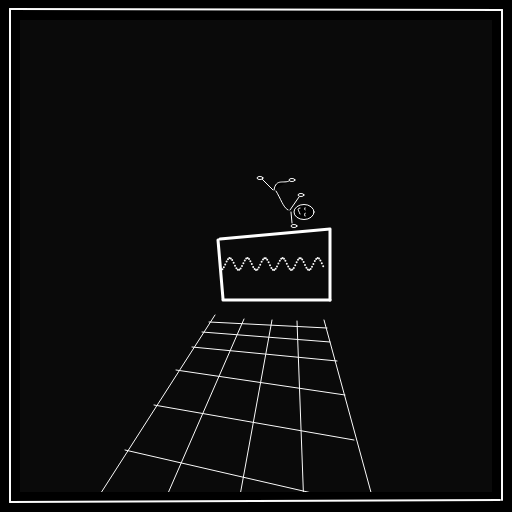
Frame 1 (no input)
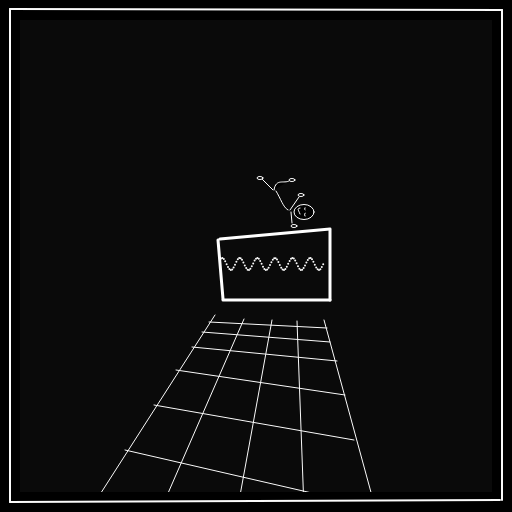
Frame 60 (no input)
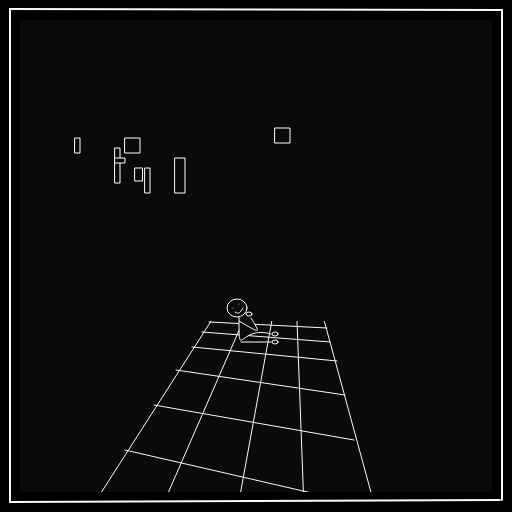
Frame 120 (the mouse pressed at the canvas centre since frame 60)

The p5.js sketch that drew these frames (run headless with seeded random() and noise() and a simulated clock; from frame 60 on, the mouse is pressed at the canvas centre):

// p5.js sketch
// ── sketch.js
//Salazar Bocos Luana.
//Obra inspirada en Georg Nees.

// Variable para line en velocidad.
let x = 0; 

//Variables para rects en velocidad.
let velocidad = 0.5;
let radioMayor = 15;
let y = radioMayor;





function setup() { createCanvas(512, 512);}

function draw() {
  background(10);

  //marco "puerta".
  push();
  fill(255);
  stroke(255);
  strokeWeight(3);
  line(220, 239, 330, 229);
  line(223, 300, 330, 300);
  line(218, 240, 223, 299);
  line(330, 230, 330, 300);
  pop();

  //PISO BAJO
  //rayas diagonales.
  fill(250);
  stroke(250);
  strokeWeight(1);
  line(215, 315, 90, 510);
  line(324, 320, 375, 507);
  line(244, 319, 162, 507);
  line(272, 320, 237, 512);
  line(297, 321, 304, 509);

  //rayas horizontales.
  line(209, 322, 327, 328);
  line(202, 332, 330, 342);
  line(192, 347, 337, 361);
  line(176, 370, 345, 395);
  line(154, 405, 354, 440);
  line(125, 450, 377, 508);

  
  //marco lienzo.
  push();
  fill(0);
  stroke(0);
  strokeWeight(40);
  line(0, 0, 0, 512);
  line(0, 512, 512, 512);
  line(512, 512, 512, 0);
  line(0, 0, 512, 0);
  pop();

  push();
  fill(250);
  stroke(250);
  strokeWeight(2);
  line(10, 9, 502, 10);
  line(502, 10, 502, 500);
  line(500, 500, 10, 502);
  line(10, 502, 10, 9);
  pop();

  
  //persona 1.
  push();
  fill(0);
  stroke(255);
  ellipse(294, 226, 6, 3);
  ellipse(304, 212, 20, 15);
  line(292, 223, 291, 212);
  line(290, 210, 299, 197);
  bezier(288, 210, 283, 207, 281, 199, 276, 191);
  bezier(274, 190, 276, 178, 284, 184, 289, 181);
  line(273, 190, 260, 177);
  ellipse(301, 195, 6, 3);
  ellipse(292, 180, 6, 3);
  ellipse(260, 178, 6, 3);
  bezier(305, 208, 305, 207, 304, 210, 305, 210);
  bezier(305, 213, 305, 214, 304, 214, 305, 216);
  bezier(300, 208, 297, 209, 298, 209, 300, 214);
  pop();
  
  
  //Si el mouse se presiona: superpone "puerta".
  push();
  if (mouseIsPressed) 
  {
  
    rectMode(CENTER);
    fill(10);
    stroke(10);
    rect(265, 196, 100, 63);

    fill(255);
    stroke(255);
    line(218, 240, 223, 299);
  }
  pop();

  
  //Si el mouse se presiona: Rects con velocidad
  push();
  y += velocidad;
  if (mouseIsPressed) 
  {
    // rects
    translate(y, height / 4);
    fill(10);
    stroke(255);
    rect(200, 0, radioMayor, radioMayor);
    rect(60, 40, radioMayor / 2, radioMayor - 2);
    rect(70, 40, radioMayor - 10, radioMayor - 40);
    rect(40, 20, radioMayor - 10, radioMayor - 50);
    rect(100, 30, radioMayor - 25, radioMayor - 50);
    rect(40, 30, radioMayor - 5, radioMayor - 10);
    rect(50, 10, radioMayor, radioMayor);
    rect(0, 10, radioMayor - 10, radioMayor);
  }
  if (y > width - 250) 
  {
    y = 10 ; // Mueve la figura al borde izquierdo
  }
  pop();


  //"ONDA SONORA"
  translate(221, 264);
  scale(0.2);
  for (let i = 0; i < width; i += 7) //espaciado horizontal
  {
    let y = 30 * cos(0.5 * x); //velocidad con la que se desplaza
    strokeWeight(10);
    line(i, y, i , y);
    x++; // Incrementar la posición horizontal para cambiar la posición 
  }
  
  
  push();
  //si el mouse se presiona:
  if (mouseIsPressed) 
  {
    
    //superpone personaje 1
    rectMode(CENTER);
    fill(10);
    stroke(10);
    rect(300, 20, 520, 520);
    rect(100,20,520,520);

    //personaje 2
    fill(10);
    stroke(255);
    strokeWeight(5);
    ellipse(80, 220, 100, 90);
    bezier(90, 260, 90, 500, 90, 300, 250, 350);
    line(100, 390, 250, 390);
    point(60, 220);
    point(90, 200);
    bezier(90, 285, 200, 350, 200, 350, 150, 270);
    ellipse(140, 250, 30, 20);
    bezier(70, 240, 90, 250, 90, 250, 110, 220);
    ellipse(270, 350, 30, 20);
    ellipse(270, 390, 30, 20);
  }
  pop();
  
}
